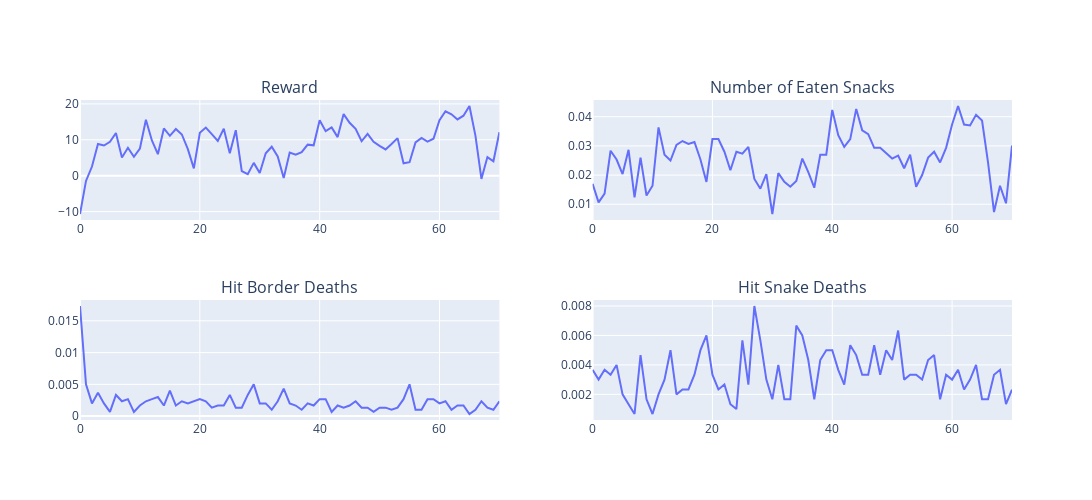

Notebook code for this chart:
### Markdown cell above
### Fourth Model
A few changes since the last model (Third one):
- The last Model cared to much about not hitting the other snake that it missed a few reachable snacks while it was running away. In this model the *RADIUS* is decreased to 2.
- The final $ \epsilon $ after epsilon decay algorithm is 0.01 instead of 0.1 to make the model more precise.
- I gave it a little more training time than previous models.

### Code cell
import pandas as pd
analyse_model(folder_path="G:\daryl/AI/CA6/result/model17", interval_len=3000)

### Figure 1 — Plotly figure (JSON) as saved in the notebook; plotly's stock layout.template omitted (floating-point values rounded to 4 significant figures)
{"data": [{"hovertemplate": "x=%{x}<br>y=%{y}<extra></extra>", "legendgroup": "", "line": {"color": "#636efa", "dash": "solid"}, "marker": {"symbol": "circle"}, "mode": "lines", "name": "", "orientation": "v", "showlegend": false, "type": "scatter", "x": [0, 1, 2, 3, 4, 5, 6, 7, 8, 9, 10, 11, 12, 13, 14, 15, 16, 17, 18, 19, 20, 21, 22, 23, 24, 25, 26, 27, 28, 29, 30, 31, 32, 33, 34, 35, 36, 37, 38, 39, 40, 41, 42, 43, 44, 45, 46, 47, 48, 49, 50, 51, 52, 53, 54, 55, 56, 57, 58, 59, 60, 61, 62, 63, 64, 65, 66, 67, 68, 69, 70], "xaxis": "x", "y": [-10.66, -1.449, 2.551, 8.845, 8.395, 9.418, 11.9, 5.091, 7.781, 5.25, 7.58, 15.56, 9.812, 6.0, 13.16, 11.11, 12.99, 11.48, 7.378, 2.045, 11.97, 13.39, 11.56, 9.66, 13.09, 6.217, 12.67, 1.29, 0.4155, 3.572, 0.7578, 6.247, 8.069, 5.372, -0.6636, 6.435, 5.828, 6.531, 8.644, 8.461, 15.45, 12.39, 13.42, 10.75, 17.14, 14.72, 13.02, 9.588, 11.67, 9.424, 8.316, 7.31, 8.831, 10.46, 3.469, 3.764, 9.256, 10.49, 9.482, 10.3, 15.44, 17.94, 17.11, 15.67, 16.71, 19.4, 11.16, -0.8829, 5.184, 4.009, 12.13], "yaxis": "y"}, {"hovertemplate": "x=%{x}<br>y=%{y}<extra></extra>", "legendgroup": "", "line": {"color": "#636efa", "dash": "solid"}, "marker": {"symbol": "circle"}, "mode": "lines", "name": "", "orientation": "v", "showlegend": false, "type": "scatter", "x": [0, 1, 2, 3, 4, 5, 6, 7, 8, 9, 10, 11, 12, 13, 14, 15, 16, 17, 18, 19, 20, 21, 22, 23, 24, 25, 26, 27, 28, 29, 30, 31, 32, 33, 34, 35, 36, 37, 38, 39, 40, 41, 42, 43, 44, 45, 46, 47, 48, 49, 50, 51, 52, 53, 54, 55, 56, 57, 58, 59, 60, 61, 62, 63, 64, 65, 66, 67, 68, 69, 70], "xaxis": "x2", "y": [0.017, 0.01067, 0.01367, 0.02833, 0.02533, 0.02033, 0.02867, 0.01233, 0.026, 0.013, 0.01633, 0.03633, 0.027, 0.025, 0.03033, 0.03167, 0.03067, 0.03133, 0.02533, 0.01767, 0.03233, 0.03233, 0.028, 0.02167, 0.028, 0.02733, 0.02967, 0.01867, 0.01533, 0.02033, 0.006667, 0.02067, 0.01767, 0.016, 0.018, 0.02567, 0.021, 0.01567, 0.027, 0.027, 0.04233, 0.03367, 0.02967, 0.03233, 0.04267, 0.03533, 0.034, 0.02933, 0.02933, 0.02733, 0.02567, 0.02667, 0.02233, 0.027, 0.016, 0.02, 0.026, 0.028, 0.02433, 0.02933, 0.03733, 0.04367, 0.03733, 0.037, 0.04067, 0.03867, 0.02433, 0.007333, 0.01633, 0.01033, 0.03009], "yaxis": "y2"}, {"hovertemplate": "x=%{x}<br>y=%{y}<extra></extra>", "legendgroup": "", "line": {"color": "#636efa", "dash": "solid"}, "marker": {"symbol": "circle"}, "mode": "lines", "name": "", "orientation": "v", "showlegend": false, "type": "scatter", "x": [0, 1, 2, 3, 4, 5, 6, 7, 8, 9, 10, 11, 12, 13, 14, 15, 16, 17, 18, 19, 20, 21, 22, 23, 24, 25, 26, 27, 28, 29, 30, 31, 32, 33, 34, 35, 36, 37, 38, 39, 40, 41, 42, 43, 44, 45, 46, 47, 48, 49, 50, 51, 52, 53, 54, 55, 56, 57, 58, 59, 60, 61, 62, 63, 64, 65, 66, 67, 68, 69, 70], "xaxis": "x3", "y": [0.01733, 0.005, 0.002, 0.003667, 0.002, 0.0006667, 0.003333, 0.002333, 0.002667, 0.0006667, 0.001667, 0.002333, 0.002667, 0.003, 0.001667, 0.004, 0.001667, 0.002333, 0.002, 0.002333, 0.002667, 0.002333, 0.001333, 0.001667, 0.001667, 0.003333, 0.001333, 0.001333, 0.003333, 0.005, 0.002, 0.002, 0.001, 0.002333, 0.004333, 0.002, 0.001667, 0.001, 0.002, 0.001667, 0.002667, 0.002667, 0.0006667, 0.001667, 0.001333, 0.001667, 0.002333, 0.001333, 0.001333, 0.0006667, 0.001333, 0.001333, 0.001, 0.001333, 0.002667, 0.005, 0.001, 0.001, 0.002667, 0.002667, 0.002, 0.002333, 0.001, 0.001667, 0.001667, 0.0003333, 0.001, 0.002333, 0.001333, 0.001, 0.002315], "yaxis": "y3"}, {"hovertemplate": "x=%{x}<br>y=%{y}<extra></extra>", "legendgroup": "", "line": {"color": "#636efa", "dash": "solid"}, "marker": {"symbol": "circle"}, "mode": "lines", "name": "", "orientation": "v", "showlegend": false, "type": "scatter", "x": [0, 1, 2, 3, 4, 5, 6, 7, 8, 9, 10, 11, 12, 13, 14, 15, 16, 17, 18, 19, 20, 21, 22, 23, 24, 25, 26, 27, 28, 29, 30, 31, 32, 33, 34, 35, 36, 37, 38, 39, 40, 41, 42, 43, 44, 45, 46, 47, 48, 49, 50, 51, 52, 53, 54, 55, 56, 57, 58, 59, 60, 61, 62, 63, 64, 65, 66, 67, 68, 69, 70], "xaxis": "x4", "y": [0.003667, 0.003, 0.003667, 0.003333, 0.004, 0.002, 0.001333, 0.0006667, 0.004667, 0.001667, 0.0006667, 0.002, 0.003, 0.005, 0.002, 0.002333, 0.002333, 0.003333, 0.005, 0.006, 0.003333, 0.002333, 0.002667, 0.001333, 0.001, 0.005667, 0.002667, 0.008, 0.005667, 0.003, 0.001667, 0.004, 0.001667, 0.001667, 0.006667, 0.006, 0.004333, 0.001667, 0.004333, 0.005, 0.005, 0.003667, 0.002667, 0.005333, 0.004667, 0.003333, 0.003333, 0.005333, 0.003333, 0.005, 0.004333, 0.006333, 0.003, 0.003333, 0.003333, 0.003, 0.004333, 0.004667, 0.001667, 0.003333, 0.003, 0.003667, 0.002333, 0.003, 0.004, 0.001667, 0.001667, 0.003333, 0.003667, 0.001333, 0.002315], "yaxis": "y4"}], "layout": {"annotations": [{"font": {"size": 16}, "showarrow": false, "text": "Reward", "x": 0.225, "xanchor": "center", "xref": "paper", "y": 1, "yanchor": "bottom", "yref": "paper"}, {"font": {"size": 16}, "showarrow": false, "text": "Number of Eaten Snacks", "x": 0.775, "xanchor": "center", "xref": "paper", "y": 1, "yanchor": "bottom", "yref": "paper"}, {"font": {"size": 16}, "showarrow": false, "text": "Hit Border Deaths", "x": 0.225, "xanchor": "center", "xref": "paper", "y": 0.375, "yanchor": "bottom", "yref": "paper"}, {"font": {"size": 16}, "showarrow": false, "text": "Hit Snake Deaths", "x": 0.775, "xanchor": "center", "xref": "paper", "y": 0.375, "yanchor": "bottom", "yref": "paper"}], "height": 500, "width": 1200, "xaxis": {"anchor": "y", "domain": [0, 0.45]}, "xaxis2": {"anchor": "y2", "domain": [0.55, 1]}, "xaxis3": {"anchor": "y3", "domain": [0, 0.45]}, "xaxis4": {"anchor": "y4", "domain": [0.55, 1]}, "yaxis": {"anchor": "x", "domain": [0.625, 1]}, "yaxis2": {"anchor": "x2", "domain": [0.625, 1]}, "yaxis3": {"anchor": "x3", "domain": [0, 0.375]}, "yaxis4": {"anchor": "x4", "domain": [0, 0.375]}}}
